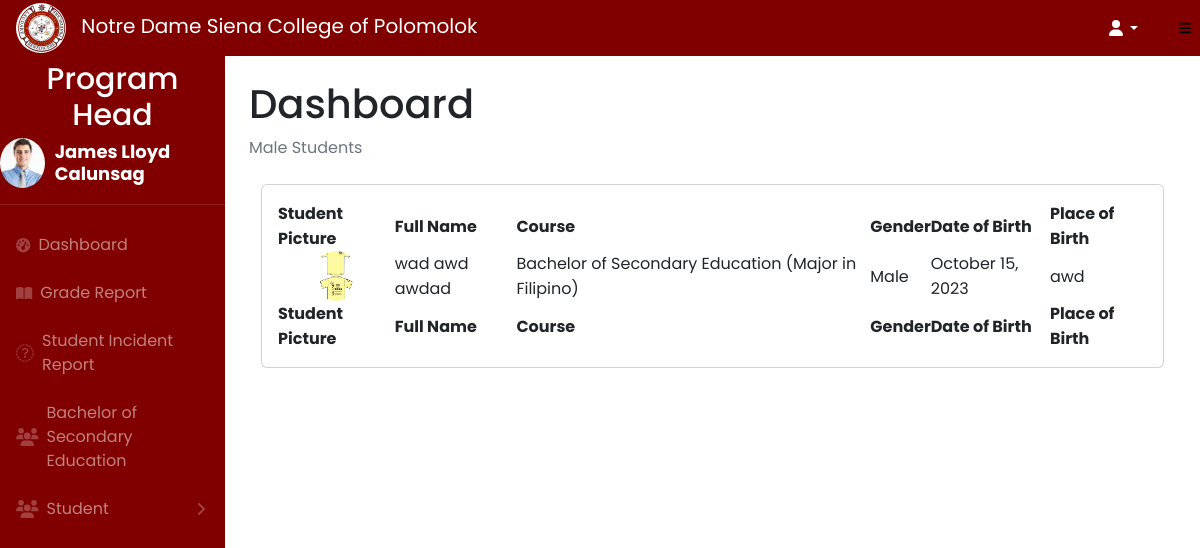
/adviser/mstudent.php (signed in), run on the app's committed database.
### tables this page shows
CREATE TABLE `users` (
  `id` int(11) NOT NULL,
  `lname` varchar(255) NOT NULL,
  `mname` varchar(255) NOT NULL,
  `fname` varchar(255) NOT NULL,
  `course_belong` varchar(255) NOT NULL,
  `profile` varchar(255) NOT NULL,
  `username` varchar(255) NOT NULL,
  `password` varchar(255) NOT NULL,
  `title` varchar(255) NOT NULL,
  `role` varchar(255) NOT NULL,
  `status` varchar(255) NOT NULL
);

CREATE TABLE `fillup` (
  `id` int(11) NOT NULL,
  `student_pic` varchar(255) NOT NULL,
  `lrn` varchar(255) NOT NULL,
  `lname` varchar(255) NOT NULL,
  `fname` varchar(255) NOT NULL,
  `mname` varchar(255) NOT NULL,
  `course_name` varchar(255) NOT NULL,
  `semester` varchar(255) NOT NULL,
  `address` varchar(255) NOT NULL,
  `provaddress` varchar(255) NOT NULL,
  `contact_number` varchar(255) NOT NULL,
  `birth_of_date` date NOT NULL,
  `place_of_birth` varchar(255) NOT NULL,
  `nationality` varchar(255) NOT NULL,
  `religion` varchar(255) NOT NULL,
  `baptized` varchar(255) NOT NULL,
  `confirmed` varchar(255) NOT NULL,
  `communion` varchar(255) NOT NULL,
  `familyposition` varchar(255) NOT NULL,
  `numofbro` varchar(255) NOT NULL,
  `numofsis` varchar(255) NOT NULL,
  `areapplicant` varchar(255) NOT NULL,
  `coe` varchar(255) NOT NULL,
  `emergencynumber` varchar(255) NOT NULL,
  `father_name` varchar(255) NOT NULL,
  `foccupation` varchar(255) NOT NULL,
  `feducattain` varchar(255) NOT NULL,
  `fschool` varchar(255) NOT NULL,
  `fbirth` date NOT NULL,
  `fbusiness` varchar(255) NOT NULL,
  `fcontact` varchar(255) NOT NULL,
  `mother_name` varchar(255) NOT NULL,
  `moccupation` varchar(255) NOT NULL,
  `meducattain` varchar(255) NOT NULL,
  `mschool` varchar(255) NOT NULL,
  `mbirth` date NOT NULL,
  `mbusiness` varchar(255) NOT NULL,
  `mcontact` varchar(255) NOT NULL,
  `married` varchar(255) NOT NULL,
  `parents` varchar(255) NOT NULL,
  `income` varchar(255) NOT NULL,
  `nameofbroandsis` varchar(255) NOT NULL,
  `gradeschool` varchar(255) NOT NULL,
  `highschool` varchar(255) NOT NULL,
  `college` varchar(255) NOT NULL,
  `gender` varchar(255) NOT NULL
);

CREATE TABLE `course` (
  `course_id` int(11) NOT NULL,
  `course_name` varchar(255) NOT NULL,
  `course_belong` varchar(255) NOT NULL
);

### adviser/mstudent.php (the view, shortened to what this page needs)
<?php
   require('assets/component/header.php');
   require('assets/component/topnavbar.php');
   require('assets/component/sidebar.php');
   include('../db-conn/config.php');
$course = $_SESSION['course_belong'];
$query = "SELECT * FROM fillup INNER JOIN course ON fillup.course_name = course.course_name  WHERE course.course_belong = '$course' AND gender = 'Male'";
   $result = mysqli_query($conn, $query);
?>
<div id="layoutSidenav">
    <div id="layoutSidenav_content">
        <main>
            <div class="container-fluid px-4">
                <h1 class="mt-4">Dashboard</h1>
                <ol class="breadcrumb mb-4">
                    <li class="breadcrumb-item active">Male Students
                    </li>
                </ol>
                <main>
                    <div class="container-fluid px-6">
                        <div class="card mb-4">
                            <div class="card-body">
                                <table id="datatablesSimple">
                                    <thead>
                                        <tr>
                                            <th>Student Picture</th>
                                            <th>Full Name</th>
                                            <th>Course</th>
                                            <th>Gender</th>
                                            <th>Date of Birth</th>
                                            <th>Place of Birth</th>
                                        </tr>
                                    </thead>
                                    <tfoot>
                                        <tr>
                                            <th>Student Picture</th>
                                            <th>Full Name</th>
                                            <th>Course</th>
                                            <th>Gender</th>
                                            <th>Date of Birth</th>
                                            <th>Place of Birth</th>
                                        </tr>
                                    </tfoot>
                                    <tbody>
                                        <?php
                                            while($row = mysqli_fetch_array($result)) {
                                                $coursename = $row['course_name'];
                                                $pic = $row['student_pic'];
                                                $fname = $row['fname'];
                                                $mname = $row['mname'];
                                                $lname = $row['lname'];
                                                $place = $row['place_of_birth'];
                                                $birth = $row['birth_of_date'];
                                                $gender = $row['gender'];
                                                $full = $fname . ' ' . $mname . ' ' . $lname;
                                                $date = date('F j, Y', strtotime($birth));
                                            if($gender !== 'Female'){
                                            ?>
                                        <tr>
                                            <td>
                                                <div class="avatar-container">
                                                    <div class="avatar" onclick="openImageModal('<?php echo $pic ?>')">
                                                        <img src="../student_pic/<?php echo $pic ?>" alt="Avatar">
                                                    </div>
                                                </div>
                                            </td>
                                            <td><?php echo $full ?></td>
                                            <td><?php echo $coursename ?></td>
                                            <td><?php echo $gender ?></td>
                                            <td><?php echo $date ?></td>
                                            <td><?php echo $place ?></td>
                                        </tr>
                                        <?php
                                    }
                                        }
                                    ?>
                                    </tbody>
                                </table>
                            </div>
                        </div>
                    </div>
                </main>
            </div>
        </main>
    </div>
</div>

### adviser/assets/component/sidebar.php (shortened to what this page needs)
<body class="sb-nav-fixed">
    <div id="layoutSidenav">
        <div id="layoutSidenav_nav">
            <nav class="sb-sidenav accordion sb-sidenav" id="sidenavAccordion">
                <div class="sb-sidenav-menu">
                    <div class="nav">
                        <h1 id="office">Program Head</h1>
                        <div class="sidebar-avatar">
                            <?php
                                    include('../db-conn/config.php');
                                    if (isset($_SESSION['id'])) {
                                        $id = $_SESSION['id'];
                                        $query = "SELECT * FROM users WHERE id = $id";
                                        $result = mysqli_query($conn, $query);
                                        if ($result) {
                                            $row = mysqli_fetch_assoc($result);
                                            if ($row) {
                                                $id = $row['id'];
                                                $profile = $row['profile'];
                                                $fname = $_SESSION['fname'];
                                                $lname = $_SESSION['lname'];
                                                $course = $_SESSION['course_belong'];
                                                $role = $row['role'];
                                                $status = $row['status'];
                                                if($role !== 'admin') {
                                                    if($status == 'approved'){
                                                echo '<div class="sidebar-avatar">';
                                                echo '<img src="../profiles/' . $profile . '" alt="Avatar">';
                                                echo '<h2 class="name">' . $fname . ' ' . $lname . '</h2>';
                                                echo '</div>';
                            ?>
                        </div>
                        <hr>
                        <a class="nav-link" href="index.php">
                            <div class="sb-nav-link-icon"><i class="fas fa-tachometer-alt"></i></div>
                            Dashboard
                        </a>
                        <a class="nav-link " href="file.php?adviserID='<?php echo $id ?>'">
                            <div class="sb-nav-link-icon"><i class="fas fa-book-open"></i></div>
                            Grade Report
                        </a>
                        <a class="nav-link " href="report.php">
                            <div class="sb-nav-link-icon"><i class="fa-regular fa-bell-exclamation fa-lg"></i></div>
                            Student Incident Report
                        </a>
                        <a class="nav-link " href="course.php">
                            <div class="sb-nav-link-icon"><i class="fa-solid fa-users fa-lg"></i></div>
                            <?php echo $course ?>
                        </a>
                        <a class="nav-link collapsed" href="file.php" data-bs-toggle="collapse"
                            data-bs-target="#collapseLayouts" aria-expanded="false" aria-controls="collapseLayouts">
                            <div class="sb-nav-link-icon"><i class="fa-solid fa-users fa-lg"></i></div>
                            Student
                            <div class="sb-sidenav-collapse-arrow"><i class="fas fa-angle-down"></i></div>
                        </a>
                        <?php
                        } }}}} ?>
                </div>
        </div>
        </nav>
    </div>
    </div>
</body>

### adviser/css/file.css (style rules this page uses)
* { margin: 0; padding: 0; box-sizing: border-box; font-family: "Poppins", sans-serif; }
.card { margin-top: 20px; }

### adviser/assets/component/sidebar.php (style rules this page uses)
#office { text-align: center; font-size: 30px; justify-content: center; margin: 5px; color: white; }
.sidebar-avatar { display: flex; align-items: center; }
.sidebar-avatar img { width: 50px; height: 50px; border-radius: 50%; margin-right: 10px; }
.sidebar-avatar .name { margin: 0; font-size: 18px; font-weight: bold; color: white; }

### adviser/mstudent.php (style rules this page uses)
img { width: 50px; height: 50px; border-radius: 50%; margin-right: 10px; }
.avatar-container { display: flex; align-items: center; justify-content: center; }
.avatar { width: 50px; height: 50px; border-radius: 50%; overflow: hidden; cursor: pointer; transition: transform 0.3s; }
.avatar img { width: 100%; height: 100%; object-fit: cover; }

### data on the page
users: profile (picture)
fillup: student_pic (picture), full "wad awd awdad", course.course_name "Bachelor of Secondary Education (Major in Filipino)", gender "Male", birth_of_date "October 15, 2023", place_of_birth "awd"

### other printed values
$fname "James Lloyd"
$lname "Calunsag"
$course "Bachelor of Secondary Education"
